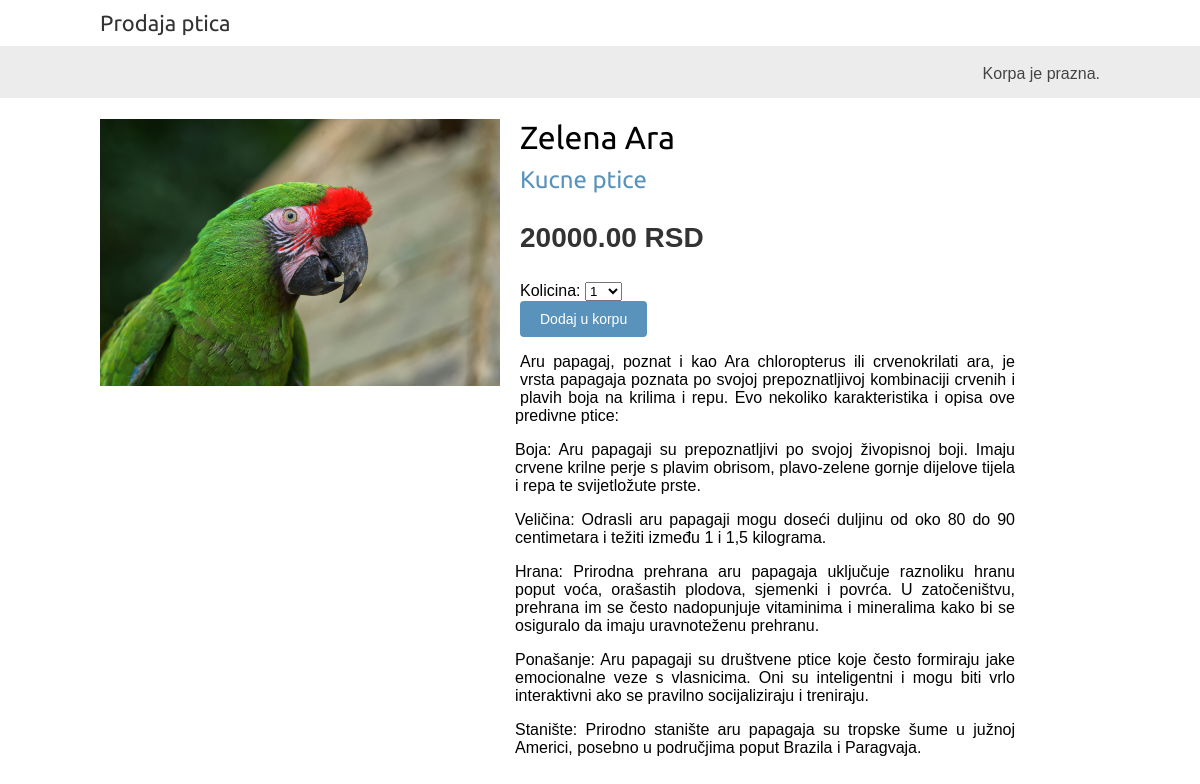
The app's page /2/zelena-ara/ with its own data.
### SalonPtica/models.py (models this page shows, shortened)
class Ptica(models.Model):
    segment = models.ForeignKey(Segment, related_name='ptice', on_delete=models.CASCADE)
    naziv = models.CharField(max_length=200, db_index=True)
    slug = models.SlugField(max_length=200, db_index=True)
    slika = models.ImageField(upload_to='ptice/%Y/%m/%d', blank=True)
    opis = models.TextField(blank=True)
    cena = models.DecimalField(max_digits=10, decimal_places=2)
    raspoloziv = models.BooleanField(default=True)
    kreiran = models.DateTimeField(auto_now_add=True)
    azuriran = models.DateTimeField(auto_now=True)
    class Meta:
        ordering = ('naziv',)
        index_together = (('id', 'slug'),)
        verbose_name_plural = 'ptice'

class Segment(models.Model):
    naziv = models.CharField(max_length=200, db_index=True)
    slug = models.SlugField(max_length=200, unique=True)
    class Meta:
        ordering = ('naziv',)
        verbose_name = 'segment'
        verbose_name_plural = 'segmenti'
    def __str__(self):
        return self.naziv
    def ApsolutniURL(self):
        return reverse('SalonPtica:ListaPticaPoSegmentu', args=[self.slug])

### SalonPtica/views.py (the view)
# urls.py: path('<int:id>/<slug:slug>/', views.DetaljiPtica, name='DetaljiPtica'),
def DetaljiPtica(request, id, slug):
    ptica = get_object_or_404(Ptica, id=id, slug=slug, raspoloziv=True)
    korpa = Korpa(request)
    formazadodavanjepticaaukorpu = FormaZaDodavanjePticaUKorpu()
    return render(request,'SalonPtica/ptica/detail.html',
                  {'ptica': ptica, 'formazadodavanjepticaukorpu': formazadodavanjepticaaukorpu, 'korpa': korpa})

### KorpaZaKupovinu/forms.py
class FormaZaDodavanjePticaUKorpu(forms.Form):
    kolicina = forms.TypedChoiceField(choices=IZBOR_BROJA_PTICA, empty_value=1, coerce=int)
    dodati_na_kolicinu = forms.BooleanField(required=False, initial=True, widget=forms.HiddenInput)

### KorpaZaKupovinu/korpa.py (called while the page is built)
    def __len__(self):
        return sum(stavka['kolicina'] for stavka in self.korpa.values())

### SalonPtica/templates/SalonPtica/ptica/detail.html (shortened to what this page needs)
{% extends "SalonPtica/base.html" %}
{% load static %}
{% block content %}
    <div class="product-detail">
        <img src="{% if ptica.slika %}{{ ptica.slika.url }}{% else %}{% static "img\\no_image.png" %}{% endif %}">
        <h1>{{ ptica.naziv }}</h1>
        <h2>
            <a href="{{ ptica.segment.ApsolutniURL }}">{{ ptica.segment }}</a>
        </h2>
        <p class="price">{{ ptica.cena }} RSD</p>
        <form action="{% url "KorpaZaKupovinu:DodajUKorpu" ptica.id %}" method="post">
            {{ formazadodavanjepticaukorpu }}
            <br>
            <input type="submit" value="Dodaj u korpu">
        </form>
        <div style="width:50%;margin-left:41.5%;">
            {{ ptica.opis|linebreaks }}
        </div>
    </div>
{% endblock %}

### SalonPtica/static/css/base.css (style rules this page uses)
body { margin:0; padding:0; font-family:helvetica, sans-serif; }
h1, h2, h3, h4, h5 , h6 { font-family: 'Ubuntu', sans-serif; font-weight:normal; }
a { text-decoration:none; color:#5993bb; }
a.button, input[type="submit"] { color:#fff; background:#5993bb; border-radius:4px; padding:10px 20px; font-size:14px; border:0; }
.product-detail { text-align:justify; }
.product-detail .price { color:#333; font-size:28px; font-weight:bold; }
.product-detail img { width:40%; float:left; padding:0 20px 20px 0; }
.product-detail h1 { margin-bottom:0; }
.product-detail h2 { margin-top:10px; }

### records on screen
Ptica: slika (picture), naziv "Zelena Ara", segment "Kucne ptice", cena "20000.00", opis "Aru papagaj, poznat i kao Ara chloropterus ili crvenokrilati ara, je vrsta papagaja poznata po svojoj prepoznatljivoj kombinaciji crvenih i plavih boja na krilima i repu. Evo nekoliko karakteristika i opisa ove predivne ptice: Boja: Aru papagaji su prepoznatljivi po svojoj živopisnoj boji. Imaju crvene krilne perje s plavim obrisom, plavo-zelene gornje dijelove tijela i repa te svijetložute prste. Veličina: Odrasli aru papagaji mogu doseći duljinu od oko 80 do 90 centimetara i težiti između 1 i 1,5 kilograma. Hrana: Prirodna prehrana aru papagaja uključuje raznoliku hranu poput voća, orašastih plodova, sjemenki i povrća. U zatočeništvu, prehrana im se često nadopunjuje vitaminima i…"
